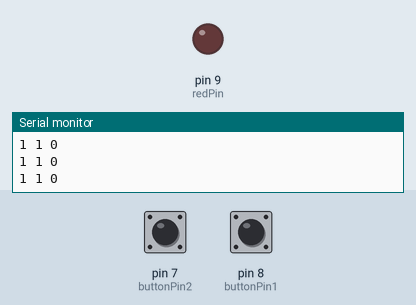
The sketch below on a simulated Arduino Uno, built with avr-gcc and run on an emulated ATmega328P. On the bench: output pins drawn as LEDs (lit = HIGH), the last lines printed to the serial monitor. Inputs (shaded band) come from the test bench; at power-on: pin 8 (buttonPin1) HIGH, pin 7 (buttonPin2) HIGH.

Above: at 1.2 s.
1.3 s: pin 8 (buttonPin1) pulled LOW for 1 s
At 1.76 s:
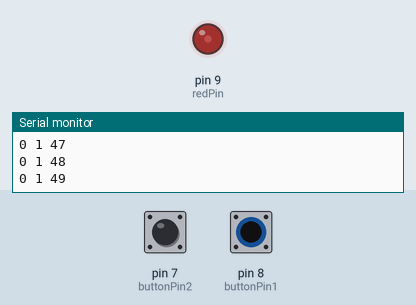
At 3.1 s:
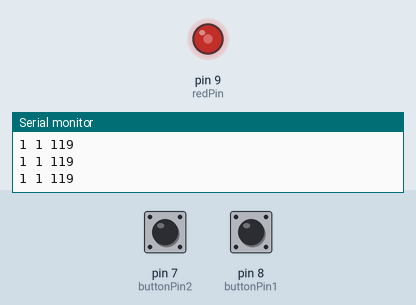
3.8 s: pin 8 (buttonPin1) pulled LOW for 0.15 s
At 4.9 s:
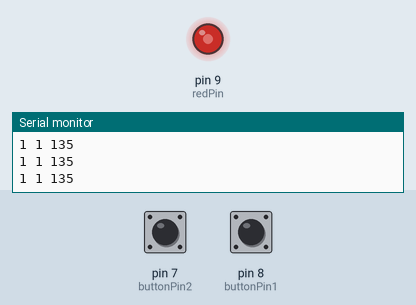
5.4 s: pin 7 (buttonPin2) pulled LOW for 3.2 s
10.1 s: pin 7 (buttonPin2) pulled LOW for 0.15 s
13.2 s: pin 8 (buttonPin1) driven LOW
At 15.8 s:
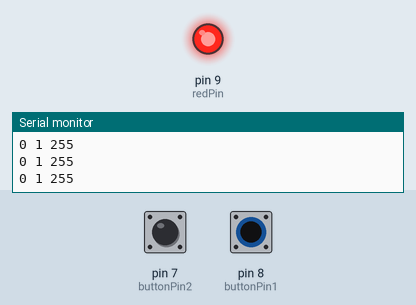
16.2 s: pin 7 (buttonPin2) driven LOW and pin 8 (buttonPin1) driven HIGH
Timing chart, 0 to 20.0 s (numbered marks = the images above; inputs shaded):
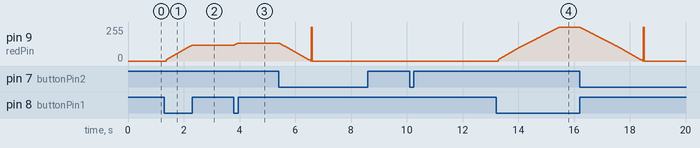

Measured:
- after the input at 1.3 s, pin 9 (redPin): moves from 0/255 to 119/255 over 0.93 s, starting after 0.07 s
- after the input at 3.8 s, pin 9 (redPin): moves from 119/255 to 135/255 over 0.14 s, starting at once
- after the input at 13.2 s, pin 9 (redPin): moves from 0/255 to 255/255 over 2.2 s, starting after 0.07 s

The sketch:

Dimmable_LED_wButtons.ino
```cpp
int redPin=9;
int buttonPin1=8;
int buttonPin2=7;
int brightness;
int b1State;
int b2State;
int dt=5;

void setup() {
  Serial.begin(9600);
  pinMode(redPin,OUTPUT);
  pinMode(buttonPin1,INPUT);
  pinMode(buttonPin2,INPUT);
  digitalWrite(buttonPin1,HIGH);
  digitalWrite(buttonPin2,HIGH);

}

void loop() {
  b1State=digitalRead(buttonPin1);
  b2State=digitalRead(buttonPin2);

  Serial.print(b1State);
  Serial.print(" ");
  Serial.print(b2State);
  Serial.print(" ");

  brightness=constrain(brightness, 0, 254); //constrains the output level to match the limits of PWM pins

  if(b1State==0){
    brightness=brightness+1;
  }

  if(b2State==0){
    brightness=brightness-1;
  }


  analogWrite(redPin,brightness);

  if(brightness<=0){
    digitalWrite(redPin,LOW);
  }

  Serial.println(brightness);
  delay(dt);

}
```
